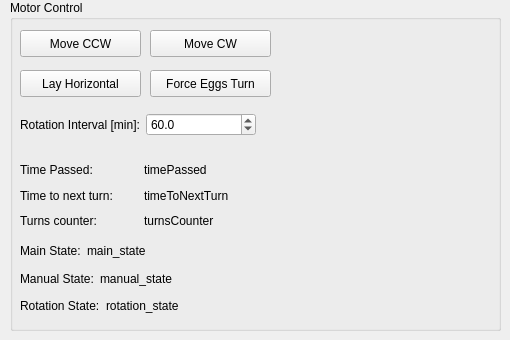
    <widget class="QWidget" name="motor_tab">
     <attribute name="title">
      <string>Motor</string>
     </attribute>
     <widget class="QGroupBox" name="groupBox_6">
      <property name="geometry">
       <rect>
        <x>10</x>
        <y>0</y>
        <width>491</width>
        <height>331</height>
       </rect>
      </property>
      <property name="title">
       <string>Motor Control</string>
      </property>
      <widget class="QPushButton" name="move_CW_motor_btn">
       <property name="geometry">
        <rect>
         <x>140</x>
         <y>30</y>
         <width>121</width>
         <height>27</height>
        </rect>
       </property>
       <property name="text">
        <string>Move CW</string>
       </property>
       <property name="checkable">
        <bool>false</bool>
       </property>
      </widget>
      <widget class="QPushButton" name="move_CCW_motor_btn">
       <property name="geometry">
        <rect>
         <x>10</x>
         <y>30</y>
         <width>121</width>
         <height>27</height>
        </rect>
       </property>
       <property name="text">
        <string>Move CCW</string>
       </property>
       <property name="checkable">
        <bool>false</bool>
       </property>
       <property name="checked">
        <bool>false</bool>
       </property>
      </widget>
      <widget class="QPushButton" name="forceEggsTurn_motor_btn">
       <property name="geometry">
        <rect>
         <x>140</x>
         <y>70</y>
         <width>121</width>
         <height>27</height>
        </rect>
       </property>
       <property name="text">
        <string>Force Eggs Turn</string>
       </property>
      </widget>
      <widget class="QPushButton" name="layHorizontal_motor_btn">
       <property name="geometry">
        <rect>
         <x>10</x>
         <y>70</y>
         <width>121</width>
         <height>27</height>
        </rect>
       </property>
       <property name="text">
        <string>Lay Horizontal</string>
       </property>
      </widget>
      <widget class="QWidget" name="layoutWidget_5">
       <property name="geometry">
        <rect>
         <x>10</x>
         <y>110</y>
         <width>236</width>
         <height>30</height>
        </rect>
       </property>
       <layout class="QHBoxLayout" name="horizontalLayout">
        <item>
         <widget class="QLabel" name="label">
          <property name="text">
           <string>Rotation Interval [min]:</string>
          </property>
         </widget>
        </item>
        <item>
         <widget class="QDoubleSpinBox" name="rotation_interval_spinBox">
          <property name="decimals">
           <number>1</number>
          </property>
          <property name="minimum">
           <double>0.000000000000000</double>
          </property>
          <property name="maximum">
           <double>180.000000000000000</double>
          </property>
          <property name="singleStep">
           <double>1.000000000000000</double>
          </property>
          <property name="value">
           <double>60.000000000000000</double>
          </property>
         </widget>
        </item>
       </layout>
      </widget>
      <widget class="QWidget" name="layoutWidget">
       <property name="geometry">
        <rect>
         <x>10</x>
         <y>160</y>
         <width>241</width>
         <height>71</height>
        </rect>
       </property>
       <layout class="QGridLayout" name="gridLayout_4">
        <item row="0" column="0">
         <widget class="QLabel" name="Time_Passed">
          <property name="text">
           <string>Time Passed:</string>
          </property>
         </widget>
        </item>
        <item row="0" column="1">
         <widget class="QLabel" name="timePassed">
          <property name="text">
           <string>timePassed</string>
          </property>
         </widget>
        </item>
        <item row="1" column="0">
         <widget class="QLabel" name="Time_To_Next_Turn">
          <property name="text">
           <string>Time to next turn:</string>
          </property>
         </widget>
        </item>
        <item row="1" column="1">
         <widget class="QLabel" name="timeToNextTurn">
          <property name="text">
           <string>timeToNextTurn</string>
          </property>
         </widget>
        </item>
        <item row="2" column="0">
         <widget class="QLabel" name="Turns_Counter">
          <property name="text">
           <string>Turns counter:</string>
          </property>
         </widget>
        </item>
        <item row="2" column="1">
         <widget class="QLabel" name="turnsCounter">
          <property name="text">
           <string>turnsCounter</string>
          </property>
         </widget>
        </item>
       </layout>
      </widget>
      <widget class="QWidget" name="layoutWidget">
       <property name="geometry">
        <rect>
         <x>10</x>
         <y>240</y>
         <width>471</width>
         <height>77</height>
        </rect>
       </property>
       <layout class="QGridLayout" name="gridLayout_11">
        <item row="0" column="0">
         <layout class="QHBoxLayout" name="horizontalLayout_7">
          <item>
           <widget class="QLabel" name="MainState">
            <property name="sizePolicy">
             <sizepolicy hsizetype="Fixed" vsizetype="Preferred">
              <horstretch>0</horstretch>
              <verstretch>0</verstretch>
             </sizepolicy>
            </property>
            <property name="text">
             <string>Main State:</string>
            </property>
           </widget>
          </item>
          <item>
           <widget class="QLabel" name="main_state">
            <property name="text">
             <string>main_state</string>
            </property>
           </widget>
          </item>
         </layout>
        </item>
        <item row="2" column="0">
         <layout class="QHBoxLayout" name="horizontalLayout_9">
          <item>
           <widget class="QLabel" name="RotationState">
            <property name="sizePolicy">
             <sizepolicy hsizetype="Fixed" vsizetype="Preferred">
              <horstretch>0</horstretch>
              <verstretch>0</verstretch>
             </sizepolicy>
            </property>
            <property name="text">
             <string>Rotation State:</string>
            </property>
           </widget>
          </item>
          <item>
           <widget class="QLabel" name="rotation_state">
            <property name="text">
             <string>rotation_state</string>
            </property>
           </widget>
          </item>
         </layout>
        </item>
        <item row="1" column="0">
         <layout class="QHBoxLayout" name="horizontalLayout_8">
          <item>
           <widget class="QLabel" name="ManualState">
            <property name="sizePolicy">
             <sizepolicy hsizetype="Fixed" vsizetype="Preferred">
              <horstretch>0</horstretch>
              <verstretch>0</verstretch>
             </sizepolicy>
            </property>
            <property name="text">
             <string>Manual State:</string>
            </property>
           </widget>
          </item>
          <item>
           <widget class="QLabel" name="manual_state">
            <property name="text">
             <string>manual_state</string>
            </property>
           </widget>
          </item>
         </layout>
        </item>
       </layout>
      </widget>
     </widget>
    </widget>
